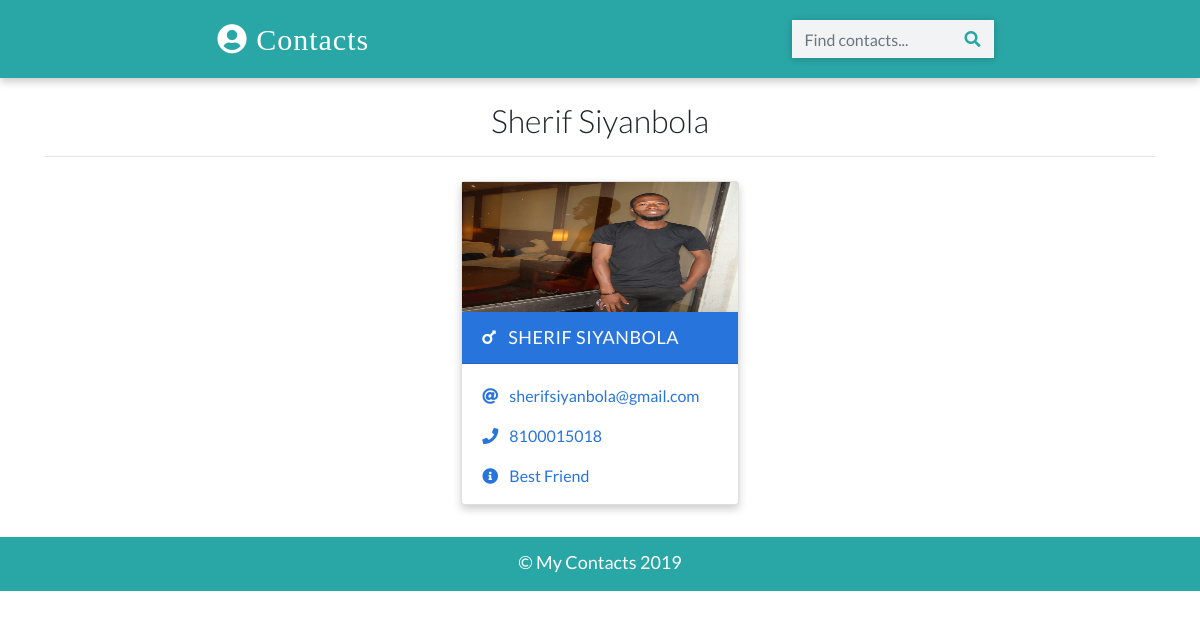
The page /detail/2/ on the database its author committed.
### app/models.py (models this page shows, shortened)
class Contact(models.Model):
    name = models.CharField(max_length=100)
    email = models.EmailField(max_length=100)
    phone = models.IntegerField()
    info = models.CharField(max_length=100)
    gender = models.CharField(max_length=100, choices=(
        ('male', 'Male'),
        ('female', 'Female')
    ))
    image = models.ImageField(upload_to='images/', blank=True)
    date_added = models.DateTimeField(default=datetime.now)

### app/views.py (the view)
# urls.py: path('detail/<int:pk>/', views.ContactDetailView.as_view(), name="detail"),
class ContactDetailView(DetailView):
    template_name = 'detail.html'
    model = Contact
    context_object_name = 'contact'

### templates/detail.html (shortened to what this page needs)
{% extends 'base.html' %}
{% load static %}
{% block content %}
  <div class="container">
    <h2 class="heading font-weight-light text-center">{{ contact.name }}</h2>
    <hr />
  </div>
  <div class="container main-part">
    {% include 'partials/_card.html' %}
  </div
  {% endblock content %}

### templates/partials/_card.html (shortened to what this page needs)
{% load static %}
 {% if  contact.gender == 'male' %}
    <div class="card my-2 mx-2 boy-card {% if 'detail' in request.path %} mx-auto w-25 {% endif %}">
      <img src="{% if contact.image %}
      {{contact.image.url}}
      {% else %}
      {% static 'images/boy.png'%}
      {% endif %}" class="img-fluid" />
      <div class="card-header">
        <a href="{% url 'detail' contact.id %}" class="text-white header-link"
          ><i class="fas fa-mars mr-2"></i> {{contact.name}} </a
        >
      </div>
      <div class="card-body pb-0">
        <p>
          <i class="fas fa-at mr-2"></i>
          <a href="mailto:{{contact.email}}">{{contact.email}}</a>
        </p>
        <p>
          <i class="fas fa-phone mr-2"></i>
          <a href="tel:{{contact.number}}">{{contact.phone}}</a>
        </p>
        <p><i class="fas fa-info-circle mr-2"></i> {{contact.info}}</p>
      </div>
    </div>
  {% endif %}

### static/css/main.css (style rules this page uses)
:root { --back: #29a7a6; --girl: #e64298; --boy: #2874dd; }
body { font-family: Lato, sans-serif; }
.card { box-shadow: 0 4px 8px 0 rgba(0, 0, 0, 0.2); transition: 0.3s; min-width: 250px; box-sizing: border-box; }
img { height: 130px !important; }
.card-header { font-size: 18px; letter-spacing: 0.5px; text-transform: uppercase; }
.boy-card .card-header { background-color: var(--boy); }
.boy-card .card-body, .boy-card .card-body p a { color: var(--boy); }
.card-body p { cursor: pointer; }
.main-part { display: flex; flex-wrap: wrap; justify-content: space-evenly; }

### rows shown on the page
Contact: name "Sherif Siyanbola", image (picture), name "SHERIF SIYANBOLA", email "sherifsiyanbola@gmail.com", phone "8100015018", info "Best Friend"
